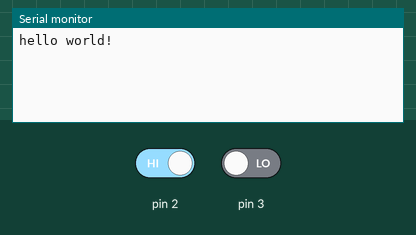
A sketch run on a simulated Arduino Uno, built with avr-gcc and run on an emulated ATmega328P. Shown: the last lines printed to the serial monitor. The test bench sets the inputs (shaded band); at power-on: pin 2 HIGH, pin 3 LOW.

Above: at 1.2 s.
1.3 s: pin 2 driven LOW
At 1.9 s:
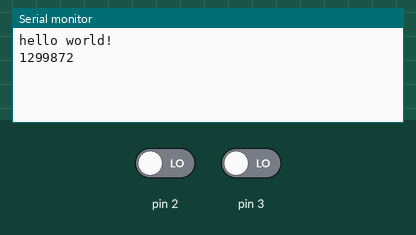
2.8 s: pin 3 driven HIGH
At 4.3 s:
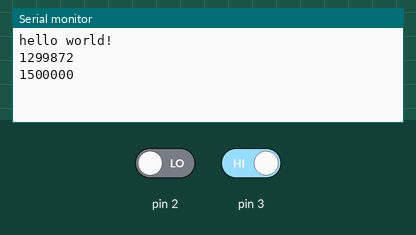

Measured:
- after the input at 1.3 s, the serial monitor: prints a new line at once (image 1)
- after the input at 2.8 s, the serial monitor: prints a new line at once (image 2)

The sketch:

Arduino.ino
```cpp
volatile unsigned long high,low;

void setup()
{
    Serial.begin(115200);
    Serial.println("hello world!");
    high = 0;
    low = 0;
    //pinMode(3,OUTPUT);
    //digitalWrite(3,HIGH); // Pull-up
    attachInterrupt(0, interrupt_high, FALLING); //Interrupt sur D2
    attachInterrupt(1, interrupt_low, RISING); //Interrupt sur D3
}

void loop()
{
}

void interrupt_high()
{
    high=micros();
    //Serial.print("h ");
    Serial.println(high-low);
}

void interrupt_low()
{
    low = micros();
    //Serial.print("l ");
    Serial.println(low-high);
}
```
